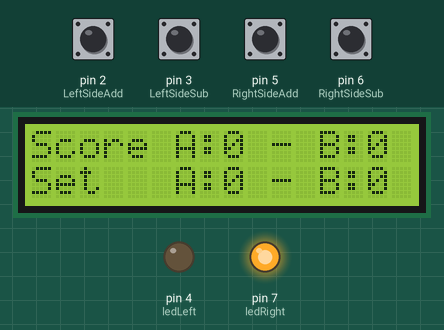
A sketch run on a simulated Arduino Uno, built with avr-gcc and run on an emulated ATmega328P. Shown: 16×2 character LCD, output pins drawn as LEDs (lit = HIGH). The inputs (shaded band) are chosen by the test bench; at power-on: pin 2 (LeftSideAdd), pin 3 (LeftSideSub), pin 5 (RightSideAdd), pin 6 (RightSideSub) HIGH.

Above: at 1.2 s.
1.3 s: pin 2 (LeftSideAdd) pulled LOW for 0.15 s
At 2.1 s:
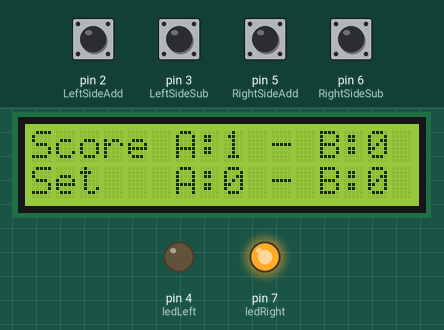
3.0 s: pin 5 (RightSideAdd) pulled LOW for 0.15 s
At 4.4 s:
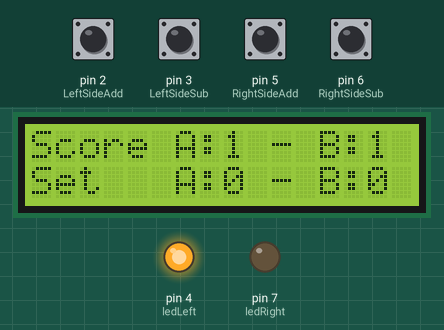
4.7 s: pin 3 (LeftSideSub) pulled LOW for 0.15 s
At 5.9 s:
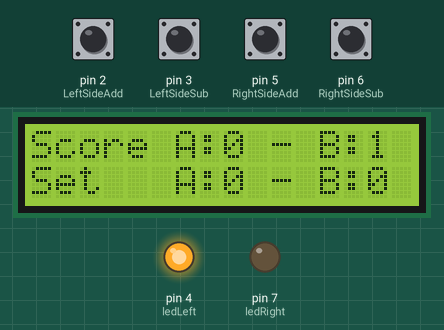
6.4 s: pin 5 (RightSideAdd) pulled LOW for 1 s
At 8.4 s:
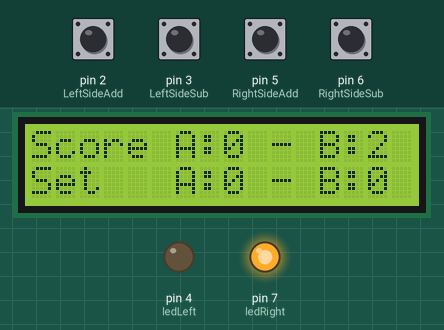
8.9 s: pin 2 (LeftSideAdd) pulled LOW for 1 s
At 10.3 s:
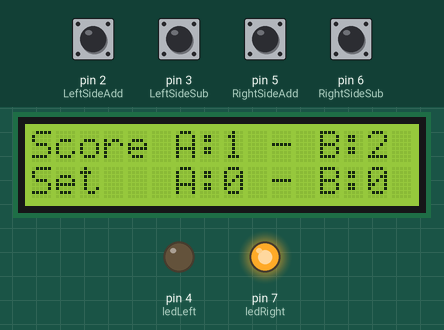
11.4 s: pin 6 (RightSideSub) pulled LOW for 0.15 s
At 12.3 s:
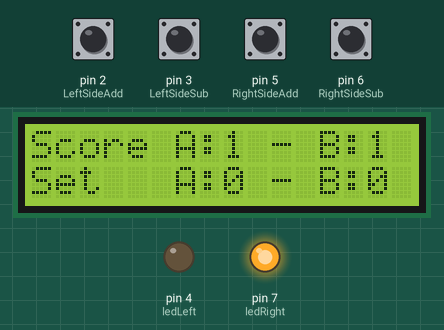
Timing chart, 0 to 14.1 s (numbered marks = the images above; inputs shaded):
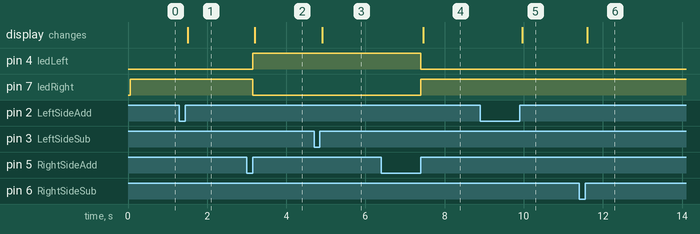

Measured:
- after the input at 1.3 s, the display: changes after 0.21 s (image 1)
- after the input at 3.0 s, pin 4 (ledLeft): LOW → HIGH after 0.15 s; pin 7 (ledRight): HIGH → LOW after 0.15 s; the display: changes after 0.20 s (image 2)
- after the input at 4.7 s, the display: changes after 0.21 s (image 3)
- after the input at 6.4 s, pin 4 (ledLeft): HIGH → LOW after 1.0 s; pin 7 (ledRight): LOW → HIGH after 1.0 s; the display: changes after 1.1 s (image 4)
- after the input at 8.9 s, the display: changes after 1.1 s (image 5)
- after the input at 11.4 s, the display: changes after 0.21 s (image 6)

The sketch:

FINAL.ino
```cpp
/*
 * Team Members: Noura Jaamour, Samuel Faulkner, Vitaliy Stepanov
 * CS351 Assignment 3
 *
 * This program keeps track of players score and sets for a Ping Pong Game. The arduino is controlled using high and low states to display LCD information
 * turn lights on and off, and reads button inputs.
 *
 */

#include <LiquidCrystal.h>

LiquidCrystal lcd(8, 9, 10, 11, 12, 13);

const int ledLeft = 4; // the left player LED
const int ledRight = 7; // the right player LED

const int  LeftSideAdd = 2; // the pin that the Up pushbutton A
const int  LeftSideSub = 3; // the pin that the Down pushbutton B
const int  RightSideAdd = 5; // the pin that the Up pushbutton C
const int  RightSideSub = 6; // the pin that the Down pushbutton D

bool servingTurnLeft = false; // when false indicates it is A's turn to serve, otherwise B  serves
bool positionPlrALeft = true; //true if A is on the  left side
boolean playerAWinner = false; //true when A is the final game winner
boolean playerBWinner = false;  //true when B is the final game winner
boolean winnerLedBlinkOn = true; //used as condition to help the  blink function

// int buttonPushCounter = 0; // counter for the number of button presses

int buttonStateLeftAdd = 0; // current state of the button
int buttonStateLeftSub = 0; // current state of the button
int buttonStateRightAdd = 0; // current state of the button
int buttonStateRightSub = 0; // current state of the button

int lastButtonStateLeftAdd = 0; // previous state of the button
int lastButtonStateLeftSub = 0; // previous state of the button
int lastButtonStateRightAdd = 0; // previous state of the button
int lastButtonStateRightSub = 0; // previous state of the button

int ScoreplrA = 0; //Score for player A
int ScoreplrB = 0; //Score for player B
int SetplrA = 0; //Set score for player A
int SetplrB = 0; //Set score for player B

void setup() { // initialize the button pin as a input:
  pinMode(ledLeft, OUTPUT);
  pinMode(ledRight, OUTPUT);

  pinMode(LeftSideAdd, INPUT_PULLUP);
  pinMode(LeftSideSub, INPUT_PULLUP);
  pinMode(RightSideAdd, INPUT_PULLUP);
  pinMode(RightSideSub, INPUT_PULLUP);
  lcd.begin(16, 2); // setup LCD

  switchServingTurn(); //  initialize the starting condtion so that one of the players led is on for  serving
}

//function to incrrement the left side score by one when pushing the button
void increaseScoreLeft() {
  lastButtonStateRightSub = buttonStateRightSub;
  buttonStateLeftAdd = digitalRead(LeftSideAdd); // read the pushbutton up input pin:
  if (buttonStateLeftAdd != lastButtonStateLeftAdd) {  // compare the buttonState to its previous state
    if (buttonStateLeftAdd == HIGH) {  // if the state has changed, increment the counter
      if (positionPlrALeft) {
        increaseScoreA();
      } else {
        increaseScoreB();
      }
      checkAndUpdateSetWinner();  //check if there is a winner for this  set
    }
    delay(50);
  }
}
//function to increase the score for player A
void increaseScoreA() {
  ScoreplrA++;
  if ((ScoreplrA + ScoreplrB) % 2 == 0 || ScoreplrA >=10 && ScoreplrB >=10) { // every two turns we switch the serving lights  (if not both players score are 10)
    switchServingTurn();
  }
}

//function to decrement the left side score if needed
void decreaseScoreLeft() {
  lastButtonStateLeftAdd = buttonStateLeftAdd;   // save the current state as the last state for next time through the loop
  buttonStateLeftSub = digitalRead(LeftSideSub);  // read the pushbutton up input pin:
  if (buttonStateLeftSub != lastButtonStateLeftSub) {  // compare the buttonState to its previous state
    if (buttonStateLeftSub == HIGH) {  // if the state has changed, increment the counter
      if (positionPlrALeft && ScoreplrA > 0) {  //check if player  A on the left and score >0
        ScoreplrA--;
      } else if (ScoreplrB > 0 && ScoreplrB > 0 ) { //Player B is on the left and score >0
        ScoreplrB--;
      }
       checkAndUpdateSetWinner(); //check if there is a winner  for  this set
       }
    delay(50);
  }
}

//function to increment player on the right side
void increaseScoreRight() {
  lastButtonStateLeftSub = buttonStateLeftSub;   // save the current state as the last state for next time through the loop
  buttonStateRightAdd = digitalRead(RightSideAdd);    // read the pushbutton up input pin:
  if (buttonStateRightAdd != lastButtonStateRightAdd) {   // compare the buttonState to its previous state
    if (buttonStateRightAdd == HIGH) {     // if the state has changed, increment the counter
      if (positionPlrALeft) { //if player B is on the right
        increaseScoreB();
      } else {
        increaseScoreA();  //player A is on the right
      }
      checkAndUpdateSetWinner(); //check if there is a winner  for  this set
    }
    delay(50);
  }
}
//function to insrease  the  player  B
void increaseScoreB() {
  ScoreplrB++;
  if ((ScoreplrA + ScoreplrB) % 2 == 0 || ScoreplrA >=10 && ScoreplrB >=10) { // every two turns we switch the serving lights
    switchServingTurn();
  }
}
//function  to decrease the score for player  on the right  side
void decreaseScoreRight() {
  lastButtonStateRightAdd = buttonStateRightAdd; // save the current state as the last state for next time through the loop
  buttonStateRightSub = digitalRead(RightSideSub); // read the pushbutton up input pin:
  if(buttonStateRightSub != lastButtonStateRightSub) {  // compare the buttonState to its previous state
    if (buttonStateRightSub == HIGH) { // if the state has changed, increment the counter
      if (!positionPlrALeft && ScoreplrA > 0) {  //if the player A  is on the right side and >0
        ScoreplrA--;
      } else if (ScoreplrB > 0) { //then player B is on  the right, check if >0
        ScoreplrB--;
      }
       checkAndUpdateSetWinner(); //check if there is a winner  for  this set
       }
    delay(50);
  }
  lastButtonStateRightSub = buttonStateRightSub;   // save the current state as the last state for next time through the loop
}

//function to switch who the server side
void switchServingTurn() {
  if (servingTurnLeft) { //left side player turn to serve
    digitalWrite(ledLeft, HIGH);
    digitalWrite(ledRight, LOW);
    servingTurnLeft = false;
  } else {      //right  side player turn to serve
    digitalWrite(ledRight, HIGH);
    digitalWrite(ledLeft, LOW);
    servingTurnLeft = true;
  }
}
//function to display results on LCD
void printDisplay() {
  if (positionPlrALeft) { //player A is on the left
    lcd.setCursor(0, 0); // Score board set up
    lcd.print("Score A:"); // Print game score.
    lcd.setCursor(10, 0);
    lcd.print("- B:"); // Print game score.
    lcd.setCursor(0, 2);
    lcd.print("Set   A:"); // Print set score
    lcd.setCursor(10, 2);
    lcd.print("- B:"); // Print set score

    lcd.setCursor(8, 0);
    lcd.print(ScoreplrA);
    lcd.setCursor(14, 0);
    lcd.print(ScoreplrB);

    lcd.setCursor(8, 2);
    lcd.print(SetplrA);
    lcd.setCursor(14, 2);
    lcd.print(SetplrB);
  } else { // player B is on the right
    lcd.setCursor(0, 0); // Score board set up
    lcd.print("Score B:"); // Print game score.
    lcd.setCursor(10, 0);
    lcd.print("- A:"); // Print game score.
    lcd.setCursor(0, 2);
    lcd.print("Set   B:"); // Print set score
    lcd.setCursor(10, 2);
    lcd.print("- A:"); // Print set score
    lcd.setCursor(8, 0);
    lcd.print(ScoreplrB);
    lcd.setCursor(14, 0);
    lcd.print(ScoreplrA);
    lcd.setCursor(8, 2);
    lcd.print(SetplrB);
    lcd.setCursor(14, 2);
    lcd.print(SetplrA);
  }
}
//function to compare scores  between players and set a winner if there is one
void checkAndUpdateSetWinner(){
  if(ScoreplrA >= 11 || ScoreplrB >= 11) {   // one of the player reaches 11 points
    if ((ScoreplrA - ScoreplrB) >= 2) {    // check if diffenece between scores is more than 2 and A is  bigger
      SetplrA++;    //A won  this set
      resetScores();  //call the  reset function to reset the points  for each player to zero AND switch players position on the LCD
      if (servingTurnLeft && positionPlrALeft || !servingTurnLeft && !positionPlrALeft) { //if player A (who just won) is on  the left/or right side and the serving LED is on left/ or right side
        switchServingTurn();  //switch LED to start serving from the other side
      }
    } else if((ScoreplrB - ScoreplrA) >= 2){ //if player B win the set
      SetplrB++;
      resetScores(); //call the  reset  function to reset  the points  for each player to zero AND switch  players position on LCD
      if (servingTurnLeft && !positionPlrALeft || !servingTurnLeft && positionPlrALeft) { //if player B is on the left/ or right and the server LED is on LEFT/or right
        switchServingTurn(); //switch LED to start serving from the other side
      }
    }
  }
}
//resert the scores after a player wins one set also switch player positions
void resetScores() {
  delay(1000);
  ScoreplrA = ScoreplrB = 0;  //reset the scores
  lcd.setCursor(8, 0);
  lcd.print("  "); //overwrite the digit on the LCD from the old set scores otherwise it will remain on the LCD
  lcd.setCursor(14, 0);
  lcd.print("  ");

  //switch player positions
  if (SetplrA + SetplrB >= 5) { //if total count to sets player is less than 5
    if (SetplrA > SetplrB) {
        playerAWinner = true;
      } else {
        playerBWinner = true;
      }
    return; // exit the execution from the function so that we do not switch positions after the final game is won by one of the players
  }
  if (positionPlrALeft) {
    positionPlrALeft = false; //switch the  player A position from left to right after one set is over
  } else {
    positionPlrALeft = true;
  }

}

//function to blink LED for the winner side
void blinkWinner() {
  if (playerAWinner && positionPlrALeft || playerBWinner && !positionPlrALeft) {  //winner is on the LEFT
    if (winnerLedBlinkOn) { // to blink switch HIGHT/LOW
      digitalWrite(ledLeft, HIGH);
      winnerLedBlinkOn = false;
    } else {
      digitalWrite(ledLeft, LOW);
      winnerLedBlinkOn = true;
    }
  } else if (playerAWinner && !positionPlrALeft || playerBWinner && positionPlrALeft) { //winner is on the right
    if (winnerLedBlinkOn) {
      digitalWrite(ledRight, HIGH);
      winnerLedBlinkOn = false;
    } else {
      digitalWrite(ledRight, LOW);
      winnerLedBlinkOn = true;
    }
  }
  delay(100);
}

void loop() { // this is like main that calls functions in a loop
  printDisplay();
  if (playerAWinner || playerBWinner) { //when there is a winner exite the game
    blinkWinner();
    return;
  }
  increaseScoreLeft();
  decreaseScoreLeft();
  increaseScoreRight();
  decreaseScoreRight();
}
```
